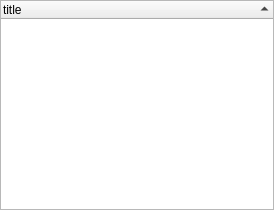
<?xml version="1.0" encoding="UTF-8"?>
<ui version="4.0">
 <class>MWindowsWidget</class>
 <widget class="QWidget" name="MWindowsWidget">
  <property name="geometry">
   <rect>
    <x>0</x>
    <y>0</y>
    <width>274</width>
    <height>210</height>
   </rect>
  </property>
  <property name="windowTitle">
   <string notr="true"/>
  </property>
  <layout class="QVBoxLayout" name="verticalLayout">
   <item>
    <widget class="QTreeWidget" name="treeBooks">
     <property name="contextMenuPolicy">
      <enum>Qt::CustomContextMenu</enum>
     </property>
     <property name="editTriggers">
      <set>QAbstractItemView::NoEditTriggers</set>
     </property>
     <property name="selectionMode">
      <enum>QAbstractItemView::ExtendedSelection</enum>
     </property>
     <property name="rootIsDecorated">
      <bool>false</bool>
     </property>
     <property name="itemsExpandable">
      <bool>false</bool>
     </property>
     <property name="sortingEnabled">
      <bool>true</bool>
     </property>
     <property name="expandsOnDoubleClick">
      <bool>false</bool>
     </property>
     <attribute name="headerVisible">
      <bool>true</bool>
     </attribute>
     <column>
      <property name="text">
       <string>title</string>
      </property>
     </column>
    </widget>
   </item>
  </layout>
 </widget>
 <layoutdefault spacing="0" margin="0"/>
 <resources/>
 <connections/>
</ui>
